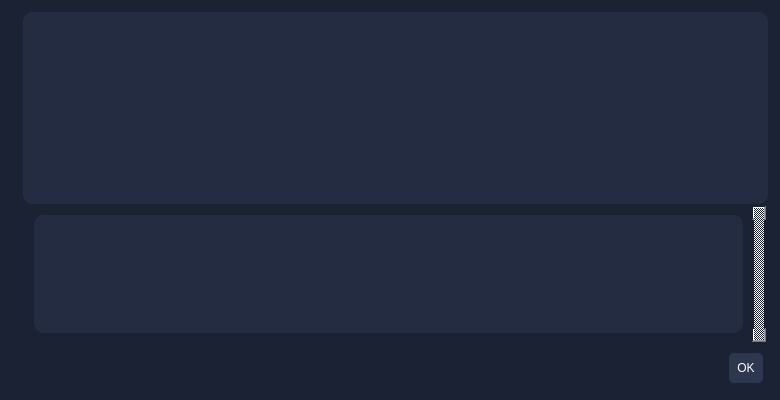
<?xml version="1.0" encoding="UTF-8"?>
<ui version="4.0">
 <class>HelpMessageDialog</class>
 <widget class="QDialog" name="HelpMessageDialog">
  <property name="geometry">
   <rect>
    <x>0</x>
    <y>0</y>
    <width>780</width>
    <height>400</height>
   </rect>
  </property>
  <property name="styleSheet">
   <string notr="true">background:#1b2234;
padding:2px;
border-top-right-radius: 10px;
border-bottom-right-radius: 10px;
border-right:1px;
border-color:white;
color:#616b7b;
</string>
  </property>
  <layout class="QHBoxLayout" name="horizontalLayout_2">
   <property name="spacing">
    <number>0</number>
   </property>
   <property name="leftMargin">
    <number>12</number>
   </property>
   <property name="topMargin">
    <number>12</number>
   </property>
   <property name="rightMargin">
    <number>12</number>
   </property>
   <property name="bottomMargin">
    <number>12</number>
   </property>
   <item>
    <layout class="QVBoxLayout" name="verticalLayoutLogo" stretch="0,0">
     <property name="leftMargin">
      <number>0</number>
     </property>
     <property name="topMargin">
      <number>4</number>
     </property>
     <property name="rightMargin">
      <number>0</number>
     </property>
     <item>
      <widget class="QLabel" name="aboutLogo">
       <property name="sizePolicy">
        <sizepolicy hsizetype="Preferred" vsizetype="Ignored">
         <horstretch>0</horstretch>
         <verstretch>0</verstretch>
        </sizepolicy>
       </property>
       <property name="maximumSize">
        <size>
         <width>100</width>
         <height>100</height>
        </size>
       </property>
       <property name="pixmap">
        <pixmap>:/icons/mark2</pixmap>
       </property>
       <property name="scaledContents">
        <bool>true</bool>
       </property>
       <property name="alignment">
        <set>Qt::AlignLeading|Qt::AlignLeft|Qt::AlignTop</set>
       </property>
      </widget>
     </item>
     <item>
      <widget class="QFrame" name="frame">
       <property name="frameShape">
        <enum>QFrame::NoFrame</enum>
       </property>
       <property name="frameShadow">
        <enum>QFrame::Raised</enum>
       </property>
      </widget>
     </item>
    </layout>
   </item>
   <item>
    <layout class="QVBoxLayout" name="verticalLayout">
     <item>
      <widget class="QTextEdit" name="helpMessage">
       <property name="styleSheet">
        <string notr="true">background:#242c41;
padding:2px;
border-radius:10px;
</string>
       </property>
       <property name="readOnly">
        <bool>true</bool>
       </property>
      </widget>
     </item>
     <item>
      <widget class="QScrollArea" name="scrollArea">
       <property name="styleSheet">
        <string notr="true">QScrollBar {
    height:0px;
    width:0px;
}</string>
       </property>
       <property name="frameShape">
        <enum>QFrame::NoFrame</enum>
       </property>
       <property name="verticalScrollBarPolicy">
        <enum>Qt::ScrollBarAlwaysOn</enum>
       </property>
       <property name="widgetResizable">
        <bool>true</bool>
       </property>
       <widget class="QWidget" name="scrollAreaWidgetContents">
        <property name="geometry">
         <rect>
          <x>0</x>
          <y>0</y>
          <width>739</width>
          <height>117</height>
         </rect>
        </property>
        <layout class="QVBoxLayout" name="verticalLayout_2">
         <item>
          <widget class="QLabel" name="aboutMessage">
           <property name="cursor">
            <cursorShape>IBeamCursor</cursorShape>
           </property>
           <property name="styleSheet">
            <string notr="true">background:#242c41;
padding:2px;
border-radius:10px;
</string>
           </property>
           <property name="textFormat">
            <enum>Qt::PlainText</enum>
           </property>
           <property name="alignment">
            <set>Qt::AlignLeading|Qt::AlignLeft|Qt::AlignTop</set>
           </property>
           <property name="openExternalLinks">
            <bool>true</bool>
           </property>
           <property name="textInteractionFlags">
            <set>Qt::LinksAccessibleByMouse|Qt::TextSelectableByKeyboard|Qt::TextSelectableByMouse</set>
           </property>
          </widget>
         </item>
        </layout>
       </widget>
      </widget>
     </item>
     <item>
      <spacer name="verticalSpacer">
       <property name="orientation">
        <enum>Qt::Vertical</enum>
       </property>
       <property name="sizeType">
        <enum>QSizePolicy::Fixed</enum>
       </property>
       <property name="sizeHint" stdset="0">
        <size>
         <width>4</width>
         <height>4</height>
        </size>
       </property>
      </spacer>
     </item>
     <item>
      <widget class="QDialogButtonBox" name="okButton">
       <property name="styleSheet">
        <string notr="true">QPushButton::pressed{
  background-color: #232c41;
  box-shadow: 0px 0px 0px 1px rgba(0, 0, 0, 0.1) inset,
  0px 1px 4px 0px rgba(0, 0, 0, 0.1) inset !important;
}
QPushButton{
background:#2d374f;
padding:8px;
border-radius:5px;
color:#fff;
margin:5px
}</string>
       </property>
       <property name="orientation">
        <enum>Qt::Horizontal</enum>
       </property>
       <property name="standardButtons">
        <set>QDialogButtonBox::Ok</set>
       </property>
      </widget>
     </item>
    </layout>
   </item>
  </layout>
 </widget>
 <resources/>
 <connections>
  <connection>
   <sender>okButton</sender>
   <signal>accepted()</signal>
   <receiver>HelpMessageDialog</receiver>
   <slot>accept()</slot>
   <hints>
    <hint type="sourcelabel">
     <x>20</x>
     <y>20</y>
    </hint>
    <hint type="destinationlabel">
     <x>20</x>
     <y>20</y>
    </hint>
   </hints>
  </connection>
  <connection>
   <sender>okButton</sender>
   <signal>rejected()</signal>
   <receiver>HelpMessageDialog</receiver>
   <slot>reject()</slot>
   <hints>
    <hint type="sourcelabel">
     <x>20</x>
     <y>20</y>
    </hint>
    <hint type="destinationlabel">
     <x>20</x>
     <y>20</y>
    </hint>
   </hints>
  </connection>
 </connections>
</ui>
